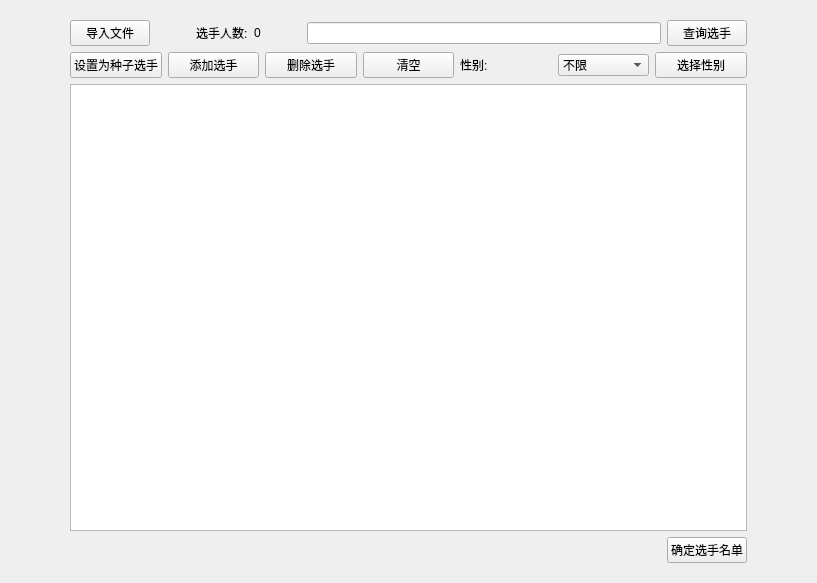
<?xml version="1.0" encoding="UTF-8"?>
<ui version="4.0">
 <class>PlayerManager</class>
 <widget class="QWidget" name="PlayerManager">
  <property name="geometry">
   <rect>
    <x>0</x>
    <y>0</y>
    <width>817</width>
    <height>583</height>
   </rect>
  </property>
  <property name="windowTitle">
   <string>Form</string>
  </property>
  <layout class="QVBoxLayout" name="verticalLayout_2">
   <item>
    <widget class="QStackedWidget" name="stackedWidget">
     <property name="currentIndex">
      <number>0</number>
     </property>
     <widget class="QWidget" name="page_3">
      <layout class="QHBoxLayout" name="horizontalLayout_5">
       <item>
        <spacer name="horizontalSpacer_2">
         <property name="orientation">
          <enum>Qt::Horizontal</enum>
         </property>
         <property name="sizeType">
          <enum>QSizePolicy::Fixed</enum>
         </property>
         <property name="sizeHint" stdset="0">
          <size>
           <width>50</width>
           <height>20</height>
          </size>
         </property>
        </spacer>
       </item>
       <item>
        <layout class="QVBoxLayout" name="verticalLayout_3">
         <item>
          <layout class="QHBoxLayout" name="horizontalLayout_2">
           <item>
            <widget class="QPushButton" name="btAddFilePlayer">
             <property name="text">
              <string>导入文件</string>
             </property>
            </widget>
           </item>
           <item>
            <spacer name="horizontalSpacer_7">
             <property name="orientation">
              <enum>Qt::Horizontal</enum>
             </property>
             <property name="sizeType">
              <enum>QSizePolicy::Minimum</enum>
             </property>
             <property name="sizeHint" stdset="0">
              <size>
               <width>40</width>
               <height>20</height>
              </size>
             </property>
            </spacer>
           </item>
           <item>
            <widget class="QLabel" name="playerType">
             <property name="text">
              <string>选手人数:</string>
             </property>
            </widget>
           </item>
           <item>
            <widget class="QLabel" name="playerCount">
             <property name="text">
              <string>0</string>
             </property>
            </widget>
           </item>
           <item>
            <spacer name="horizontalSpacer_6">
             <property name="orientation">
              <enum>Qt::Horizontal</enum>
             </property>
             <property name="sizeType">
              <enum>QSizePolicy::Minimum</enum>
             </property>
             <property name="sizeHint" stdset="0">
              <size>
               <width>40</width>
               <height>20</height>
              </size>
             </property>
            </spacer>
           </item>
           <item>
            <widget class="QLineEdit" name="lineEdit_2"/>
           </item>
           <item>
            <widget class="QPushButton" name="btFindPlayer">
             <property name="text">
              <string>查询选手</string>
             </property>
            </widget>
           </item>
          </layout>
         </item>
         <item>
          <layout class="QHBoxLayout" name="horizontalLayout_4">
           <item>
            <widget class="QPushButton" name="btIsSeed">
             <property name="text">
              <string>设置为种子选手</string>
             </property>
            </widget>
           </item>
           <item>
            <widget class="QPushButton" name="btAddAPlayer">
             <property name="text">
              <string>添加选手</string>
             </property>
            </widget>
           </item>
           <item>
            <widget class="QPushButton" name="btDeletPlayer">
             <property name="text">
              <string>删除选手</string>
             </property>
            </widget>
           </item>
           <item>
            <widget class="QPushButton" name="btClearPlayer">
             <property name="text">
              <string>清空</string>
             </property>
            </widget>
           </item>
           <item>
            <widget class="QLabel" name="label_8">
             <property name="sizePolicy">
              <sizepolicy hsizetype="Minimum" vsizetype="Minimum">
               <horstretch>0</horstretch>
               <verstretch>0</verstretch>
              </sizepolicy>
             </property>
             <property name="text">
              <string>性别:</string>
             </property>
            </widget>
           </item>
           <item>
            <widget class="QComboBox" name="comboBox">
             <item>
              <property name="text">
               <string>不限</string>
              </property>
             </item>
             <item>
              <property name="text">
               <string>男</string>
              </property>
             </item>
             <item>
              <property name="text">
               <string>女</string>
              </property>
             </item>
            </widget>
           </item>
           <item>
            <widget class="QPushButton" name="btSelectSex">
             <property name="text">
              <string>选择性别</string>
             </property>
            </widget>
           </item>
          </layout>
         </item>
         <item>
          <widget class="QTableView" name="tableView"/>
         </item>
         <item>
          <layout class="QHBoxLayout" name="horizontalLayout_3">
           <item>
            <spacer name="horizontalSpacer_5">
             <property name="orientation">
              <enum>Qt::Horizontal</enum>
             </property>
             <property name="sizeHint" stdset="0">
              <size>
               <width>40</width>
               <height>20</height>
              </size>
             </property>
            </spacer>
           </item>
           <item>
            <widget class="QPushButton" name="btPlayerOK">
             <property name="text">
              <string>确定选手名单</string>
             </property>
            </widget>
           </item>
          </layout>
         </item>
        </layout>
       </item>
       <item>
        <spacer name="horizontalSpacer_4">
         <property name="orientation">
          <enum>Qt::Horizontal</enum>
         </property>
         <property name="sizeType">
          <enum>QSizePolicy::Fixed</enum>
         </property>
         <property name="sizeHint" stdset="0">
          <size>
           <width>50</width>
           <height>20</height>
          </size>
         </property>
        </spacer>
       </item>
      </layout>
     </widget>
     <widget class="QWidget" name="page">
      <layout class="QHBoxLayout" name="horizontalLayout">
       <item>
        <spacer name="horizontalSpacer">
         <property name="orientation">
          <enum>Qt::Horizontal</enum>
         </property>
         <property name="sizeType">
          <enum>QSizePolicy::Fixed</enum>
         </property>
         <property name="sizeHint" stdset="0">
          <size>
           <width>47</width>
           <height>17</height>
          </size>
         </property>
        </spacer>
       </item>
       <item>
        <layout class="QVBoxLayout" name="verticalLayout">
         <item>
          <layout class="QFormLayout" name="formLayout">
           <item row="1" column="0">
            <widget class="QLabel" name="label_4">
             <property name="text">
              <string>选手ID:</string>
             </property>
            </widget>
           </item>
           <item row="1" column="1">
            <widget class="QLineEdit" name="editPlayerID">
             <property name="text">
              <string>自动生成</string>
             </property>
             <property name="readOnly">
              <bool>true</bool>
             </property>
            </widget>
           </item>
           <item row="2" column="0">
            <spacer name="verticalSpacer_4">
             <property name="orientation">
              <enum>Qt::Vertical</enum>
             </property>
             <property name="sizeHint" stdset="0">
              <size>
               <width>20</width>
               <height>40</height>
              </size>
             </property>
            </spacer>
           </item>
           <item row="3" column="0">
            <widget class="QLabel" name="label_2">
             <property name="text">
              <string>选手姓名:</string>
             </property>
            </widget>
           </item>
           <item row="3" column="1">
            <widget class="QLineEdit" name="editPlayerName"/>
           </item>
           <item row="4" column="0">
            <spacer name="verticalSpacer_5">
             <property name="orientation">
              <enum>Qt::Vertical</enum>
             </property>
             <property name="sizeHint" stdset="0">
              <size>
               <width>20</width>
               <height>40</height>
              </size>
             </property>
            </spacer>
           </item>
           <item row="5" column="0">
            <widget class="QLabel" name="label_3">
             <property name="text">
              <string>选手性别:</string>
             </property>
            </widget>
           </item>
           <item row="5" column="1">
            <widget class="QComboBox" name="editSex">
             <item>
              <property name="text">
               <string>男</string>
              </property>
             </item>
             <item>
              <property name="text">
               <string>女</string>
              </property>
             </item>
            </widget>
           </item>
           <item row="6" column="0">
            <spacer name="verticalSpacer_6">
             <property name="orientation">
              <enum>Qt::Vertical</enum>
             </property>
             <property name="sizeHint" stdset="0">
              <size>
               <width>20</width>
               <height>40</height>
              </size>
             </property>
            </spacer>
           </item>
           <item row="7" column="0">
            <widget class="QLabel" name="label_5">
             <property name="text">
              <string>电话号码:</string>
             </property>
            </widget>
           </item>
           <item row="7" column="1">
            <widget class="QLineEdit" name="lineEdit_4"/>
           </item>
           <item row="8" column="0">
            <spacer name="verticalSpacer_7">
             <property name="orientation">
              <enum>Qt::Vertical</enum>
             </property>
             <property name="sizeHint" stdset="0">
              <size>
               <width>20</width>
               <height>40</height>
              </size>
             </property>
            </spacer>
           </item>
           <item row="0" column="0">
            <spacer name="verticalSpacer">
             <property name="orientation">
              <enum>Qt::Vertical</enum>
             </property>
             <property name="sizeHint" stdset="0">
              <size>
               <width>20</width>
               <height>40</height>
              </size>
             </property>
            </spacer>
           </item>
          </layout>
         </item>
         <item>
          <widget class="QDialogButtonBox" name="BTBoxAddPlayer">
           <property name="standardButtons">
            <set>QDialogButtonBox::Cancel|QDialogButtonBox::Ok</set>
           </property>
          </widget>
         </item>
        </layout>
       </item>
       <item>
        <spacer name="horizontalSpacer_3">
         <property name="orientation">
          <enum>Qt::Horizontal</enum>
         </property>
         <property name="sizeType">
          <enum>QSizePolicy::Fixed</enum>
         </property>
         <property name="sizeHint" stdset="0">
          <size>
           <width>47</width>
           <height>17</height>
          </size>
         </property>
        </spacer>
       </item>
      </layout>
     </widget>
    </widget>
   </item>
  </layout>
 </widget>
 <resources/>
 <connections/>
</ui>
